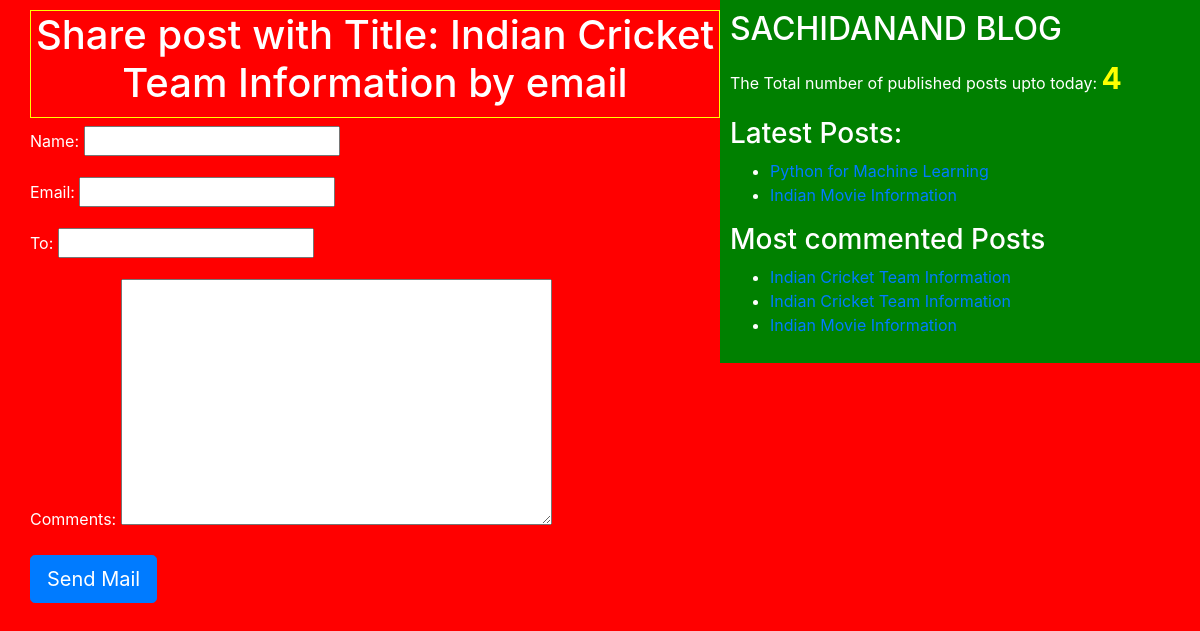
/1/share/, run on the app's committed database.
### blogapp/models.py (models this page shows, shortened)
class Post(models.Model):
    STATUS_CHOICES=(('draft','Draft'),('published','Published'))
    title = models.CharField(max_length=50)
    slug = models.SlugField(max_length=200,unique_for_date='publish')
    author = models.ForeignKey(User,related_name='blog_posts' ,on_delete=models.CASCADE)
    body = models.TextField()
    publish = models.DateTimeField(default=timezone.now)
    created = models.DateTimeField(auto_now_add=True)
    updated = models.DateTimeField(auto_now=True)
    status = models.CharField(max_length=50,choices=STATUS_CHOICES,default='draft')
    objects=CustomManager()
    tags=TaggableManager()
    class Meta:
    	ordering=('-publish',)
    def get_absolute_url(self):
    	return reverse('post_detail',args=[self.publish.year,self.publish.strftime('%m'),self.publish.strftime('%d'),self.slug])

### blogapp/views.py (the view)
# urls.py: re_path(r'^(?P<id>\d+)/share/$',views.mail_send_view),
def mail_send_view(request,id):
	post=get_object_or_404(Post,id=id,status='published')
	sent=False
	if request.method=='POST':
		form=EmailSendForm(request.POST)
		if form.is_valid():
			cd=form.cleaned_data
			subject='{}({}) recommends you to read"{}" '.format(cd['name'],cd['email'],post.title)
			post_url=request.build_absolute_uri(post.get_absolute_url())
			message='Read the Post at :\n {} \n\n {}\'s Comments:\n{}'.format(post_url,cd['name'],cd['comments'])
			send_mail(subject, message, 'sandesh@blog.com',[cd['to']])
			sent=True
	else:
		form=EmailSendForm()
	my_dict={'form':form,'post':post,'sent':sent}
	return render(request=request, template_name='blogapp/sharebymail.html',context=my_dict)

### blogapp/forms.py
class EmailSendForm(forms.Form):
	name = forms.CharField()
	email = forms.EmailField()
	to = forms.CharField()
	comments = forms.CharField(required=False,widget=forms.Textarea)

### blogapp/models.py (called while the page is built)
	def get_queryset(self):
		return super().get_queryset().filter(status='published')

### blogapp/templatetags/blog_tags.py (called while the page is built)
@register.simple_tag(name='my_tag')
def total_posts():
	return Post.objects.count()

@register.inclusion_tag('blogapp/latest_posts.html')
def show_latest_posts():
	latest_posts=Post.objects.order_by('-publish')[:2]
	return {'latest_posts':latest_posts}

@register.simple_tag()
def get_most_commented_posts(count=3):
	return Post.objects.annotate(total_comments=Count('comments')).order_by('-total_comments')[:count]

### templates/blogapp/sharebymail.html (shortened to what this page needs)
{% extends "blogapp/base.html" %}
{% block content_block %}
	{% if sent %}
		<h1>Email sent Successfully</h1>
		<h2>Post with title: {{ post.title }} shared by email</h2>
	{% else %}
		<h1>
		    Share post with Title: {{ post.title }} by email
		</h1>
		<form method="POST">
			{{ form.as_p }}
			<input type="submit" name="" class="btn btn-primary btn-lg" value="Send Mail">
		</form>
	{% endif %}
{% endblock content_block %}

### templates/blogapp/base.html (shortened to what this page needs)
<!DOCTYPE html>
{% load blog_tags %}
{% load static %}
<html lang="en" dir="ltr">
<head>
	<link rel="stylesheet" href="https://cdn.jsdelivr.net/npm/bootstrap@4.5.3/dist/css/bootstrap.min.css">
	<link rel="stylesheet" type="text/css" href="{% static "css/blogapp/blog.css" %}">
</head>
<body>
	<div class="content">
		{% block content_block %}
		{% endblock content_block %}
	</div>
	<div class="sidebar">
		<h2>SACHIDANAND BLOG</h2>
		<p>The Total number of published posts upto today: <span id="pcount">{% my_tag %}</span> </p>
		<h3>Latest Posts:</h3>{% show_latest_posts %}
		<h3>Most commented Posts</h3>
		{% get_most_commented_posts as m_c_p%}
		<ul>
			{% for post in m_c_p %}
			<li><a href="{{ post.get_absolute_url }}">{{ post.title }}</a></li>
			{% endfor %}
		</ul>
	</div>
</body>
</html>

### templates/blogapp/latest_posts.html
<ul>
	{% for post in  latest_posts %}
		<li><a href="{{ post.get_absolute_url }}">{{ post.title }}</a></li>
	{% endfor %}
</ul>

### static/css/blogapp/blog.css (style rules this page uses)
.content { width: 60%; float: left; padding: 10px 0 0 30px; background: red; height: 100%; }
.sidebar { width: 40%; float: right; padding: 10px; background: green; height: 100%; }
h1 { text-align: center; border: 1px solid yellow; padding-bottom: 10px; }
body { color: white; background: red; }
#pcount { font-size: 30px; color: yellow; font-weight: bold; }

### data on the page
Post: title "Indian Cricket Team Information"
Post: title "Python for Machine Learning"
Post: title "Indian Movie Information"
Post: title "Indian Cricket Team Information"
